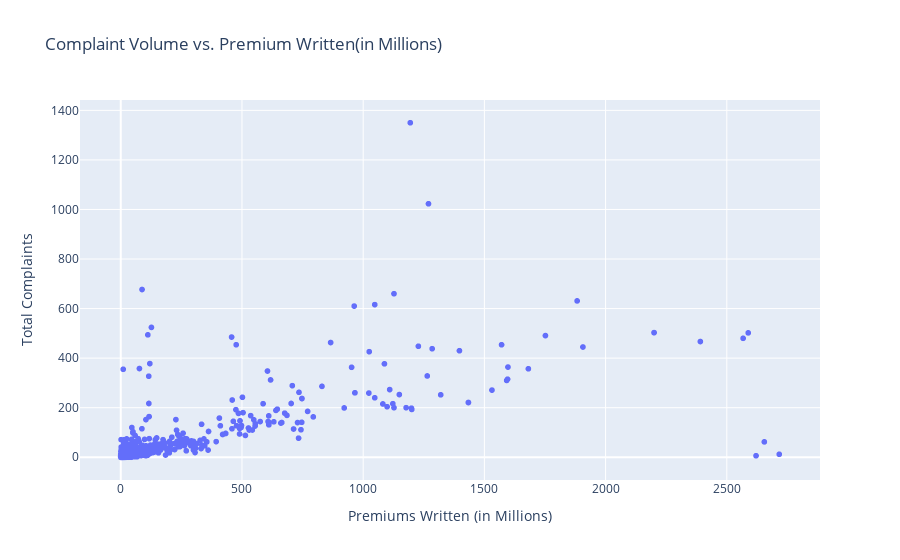

The code cell stored with this chart in its notebook:
### Markdown cell above
### Scatter Plot: Complaint Volume vs. Premium Written(in Millions)

### Code cell
# Scatter Plot: Complaint Volume vs. Premium Written(in Millions)
fig = px.scatter(insurance_data, x='Premiums Written (in Millions)', y='Total Complaints', title='Complaint Volume vs. Premium Written(in Millions)',
                 labels={'Premium Written(in Millions)': 'Premium Written(in Millions)', 'Complaints': 'Complaint Count'},
                 hover_name='Company Name', hover_data={'Total Complaints': True, 'Premiums Written (in Millions)': True})

# Show plot
fig.show()

### Figure 1 — Plotly figure (JSON) as saved in the notebook; plotly's stock layout.template omitted (floating-point values rounded to 4 significant figures; data arrays with more than 128 entries replaced by an {"elided": "..."} marker saying what was removed)
{"data": [{"hovertemplate": "<b>%{hovertext}</b><br><br>Premiums Written (in Millions)=%{x}<br>Total Complaints=%{y}<extra></extra>", "hovertext": {"elided": "2209 str values"}, "legendgroup": "", "marker": {"color": "#636efa", "symbol": "circle"}, "mode": "markers", "name": "", "showlegend": false, "type": "scattergl", "x": {"elided": "2209 float values"}, "xaxis": "x", "y": {"elided": "2209 int values"}, "yaxis": "y"}], "layout": {"legend": {"tracegroupgap": 0}, "title": {"text": "Complaint Volume vs. Premium Written(in Millions)"}, "xaxis": {"anchor": "y", "domain": [0, 1], "title": {"text": "Premiums Written (in Millions)"}}, "yaxis": {"anchor": "x", "domain": [0, 1], "title": {"text": "Total Complaints"}}}}
